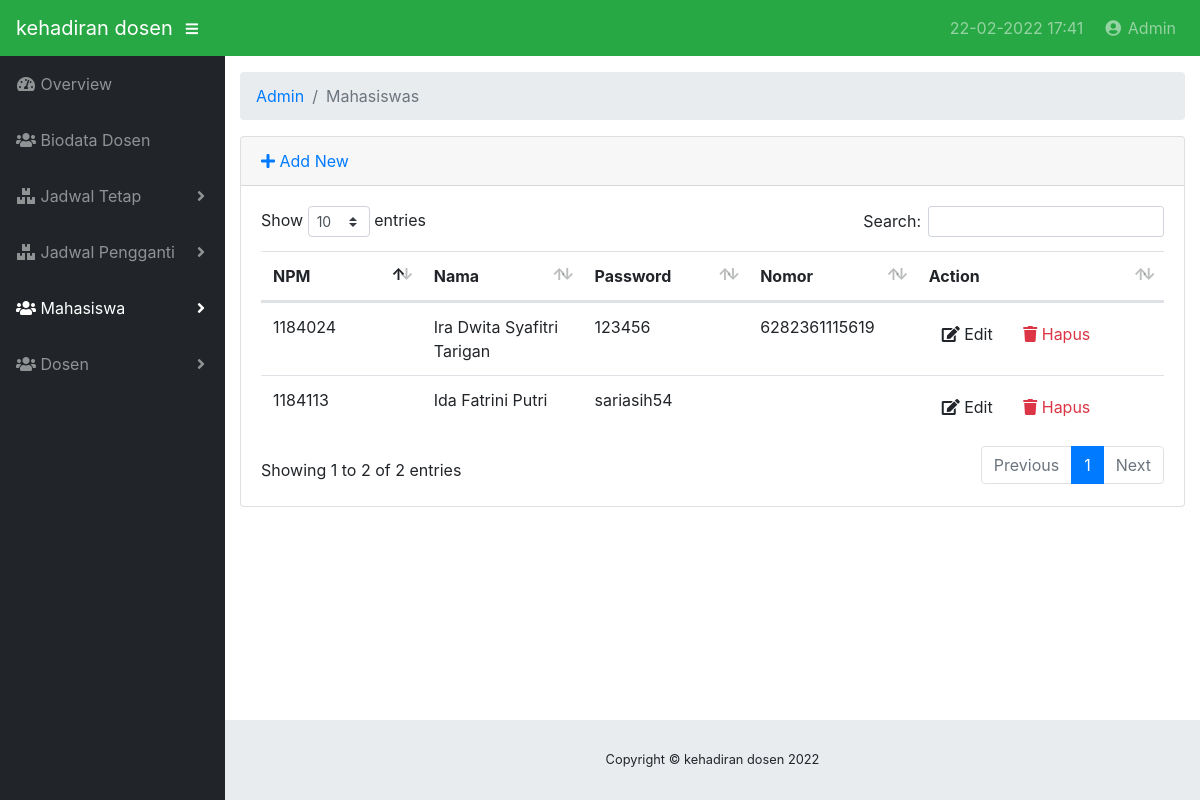
The page /index.php/admin/mahasiswas on the database its author committed.
### tables this page shows
CREATE TABLE IF NOT EXISTS `mahasiswas` (
  `id_mahasiswa` varchar(255) NOT NULL,
  `npm` int(11) NOT NULL,
  `nama` varchar(255) NOT NULL,
  `password` varchar(50) NOT NULL,
  `nomor` varchar(15) NOT NULL,
  `hak_akses` int(11) NOT NULL
);

### application/controllers/admin/Mahasiswas.php (called while the page is built, shortened)
<?php
class Mahasiswas extends CI_Controller
{
    public function __construct()
    {
        $this->load->model("Mahasiswa_model");
        $this->load->library('form_validation');
    }
    public function index()
    {
        $data["mahasiswas"] = $this->Mahasiswa_model->getAll();
        $this->load->view("admin/mahasiswa/list", $data);
    }
}

### index.php (called while the page is built, shortened)
<?php
require_once BASEPATH.'core/CodeIgniter.php';

### application/models/Mahasiswa_model.php (called while the page is built, shortened)
<?php defined('BASEPATH') OR exit('No direct script access allowed');
class Mahasiswa_model extends CI_Model
{
    private $_table = "mahasiswas";
    public function getAll()
    {
        return $this->db->get($this->_table)->result();
    }
}

### application/views/admin/mahasiswa/list.php (the view, shortened to what this page needs)
<!DOCTYPE html>
<html lang="en">
<head>
</head>
<body id="page-top">
  <div id="wrapper">
    <div id="content-wrapper">
      <div class="container-fluid">
        <div class="card mb-3">
          <div class="card-header">
            <a href="<?php echo site_url('admin/mahasiswas/add') ?>"><i class="fas fa-plus"></i> Add New</a>
          </div>
          <div class="card-body">
            <div class="table-responsive">
              <table class="table table-hover" id="dataTable" width="100%" cellspacing="0">
                <thead>
                  <tr>
                    <th>NPM</th>
                    <th>Nama</th>
                    <th>Password</th>
                    <th>Nomor</th>
                    <th>Action</th>
                  </tr>
                </thead>
                <tbody>
                  <?php foreach ($mahasiswas as $mahasiswa): ?>
                  <tr>
                    <td width="150">
                      <?php echo $mahasiswa->npm ?>
                    </td>
                    <td width="150">
                      <?php echo $mahasiswa->nama ?>
                    </td>
                    <td width="150">
                      <?php echo $mahasiswa->password ?>
                    </td>
                    <td width="150">
                      <?php echo $mahasiswa->nomor ?>
                    </td>
                    <td width="250">
                      <a href="<?php echo site_url('admin/mahasiswas/edit/'.$mahasiswa->id_mahasiswa) ?>"
                       class="btn btn-small"><i class="fas fa-edit"></i> Edit</a>
                      <a onclick="deleteConfirm('<?php echo site_url('admin/mahasiswas/delete/'.$mahasiswa->id_mahasiswa) ?>')"
                       href="#!" class="btn btn-small text-danger"><i class="fas fa-trash"></i> Hapus</a>
                    </td>
                  </tr>
                  <?php endforeach; ?>
                </tbody>
              </table>
            </div>
          </div>
        </div>
      </div>
    </div>
  </div>
</body>
</html>

### rows shown on the page
mahasiswas: npm "1184113", nama "Ida Fatrini Putri", password "sariasih54"
mahasiswas: npm "1184024", nama "Ira Dwita Syafitri Tarigan", password "123456", nomor "6282361115619"

### other values the page prints
SITE_NAME "kehadiran dosen"
$date "22-02-2022 17:41"
$segment "Admin"
$segment "Mahasiswas"
Date('Y') "2022"
